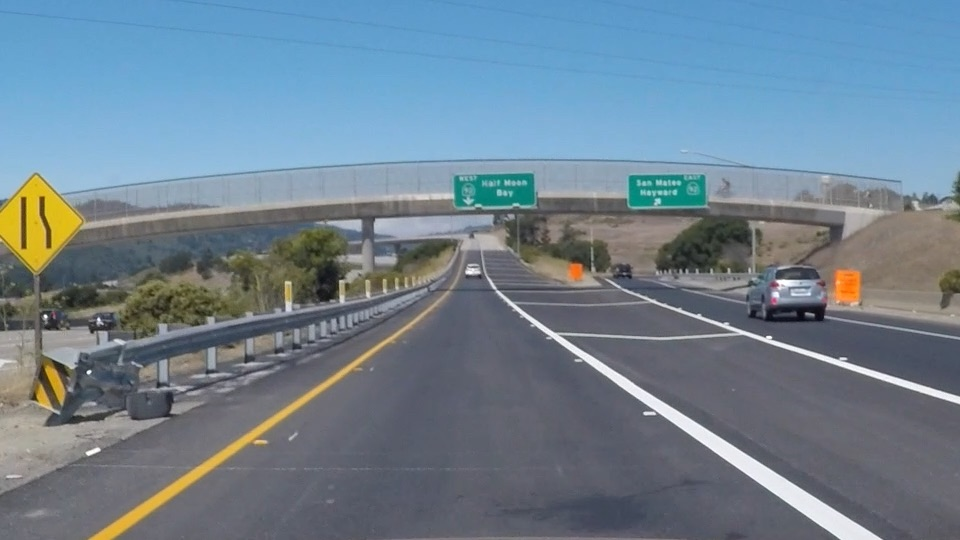
#> input picture step1/images/exit-ramp.jpg, 960 x 540 px
$ jupyter execute review.ipynb
#> lines starting #> are read from the running program, lines starting #| are printed output that depends on the picture; after the words box and inside, x2 and y2 are one past the last pixel; in counts of white or black regions, pixels touching at a corner belong together
# ch1 简单车道线检测

## p1:color selection

1.通过阈值过滤

2.区域选择

## np.meshgrid(x, y)用法

[cell 1]
import numpy as np
import matplotlib.pyplot as plt

x = np.array([0, 1, 2])
y = np.array([0, 1])

X, Y = np.meshgrid(x, y)
print(X)
print(Y)


plt.plot(X, Y,
         color='red',  # 全部点设置为红色
         marker='.',  # 点的形状为圆点
         linestyle='')  # 线型为空，也即点与点之间不用线连接
plt.grid(True)
plt.show()

[cell 2]
import numpy as np
import matplotlib.pyplot as plt

x = np.linspace(0,1000,1000)
#print(x)
y = np.linspace(0,500,500)

X,Y = np.meshgrid(x, y)
print(X.shape)
print(Y.shape)
plt.plot(X, Y,
         color='limegreen',  # 设置颜色为limegreen
         marker='.',  # 设置点类型为圆点
         linestyle='')  # 设置线型为空，也即没有线连接点
plt.grid(True)
plt.show()
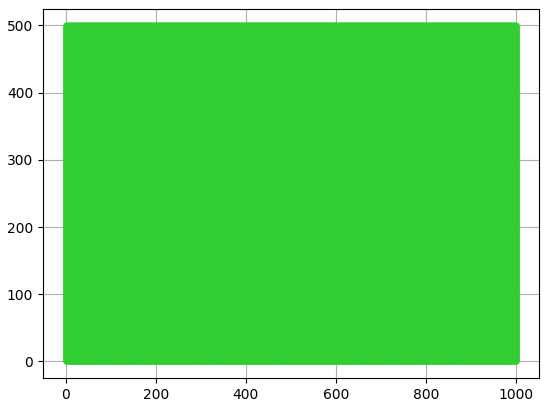
#> figure drawn by matplotlib, 1 panel

## np.polyfit()用法

# p2. 边缘检测

### cv2.GaussianBlur()用法

[cell 3]
#doing all the relevant imports
import matplotlib.pyplot as plt
import matplotlib.image as mpimg
import numpy as np
import cv2

# Read in the image and convert to grayscale
image = mpimg.imread('./images/exit-ramp.jpg')
#> image is the input picture: shape (540, 960, 3); mean R, G, B 111.3, 130.2, 144.4
gray = cv2.cvtColor(image, cv2.COLOR_RGB2GRAY)
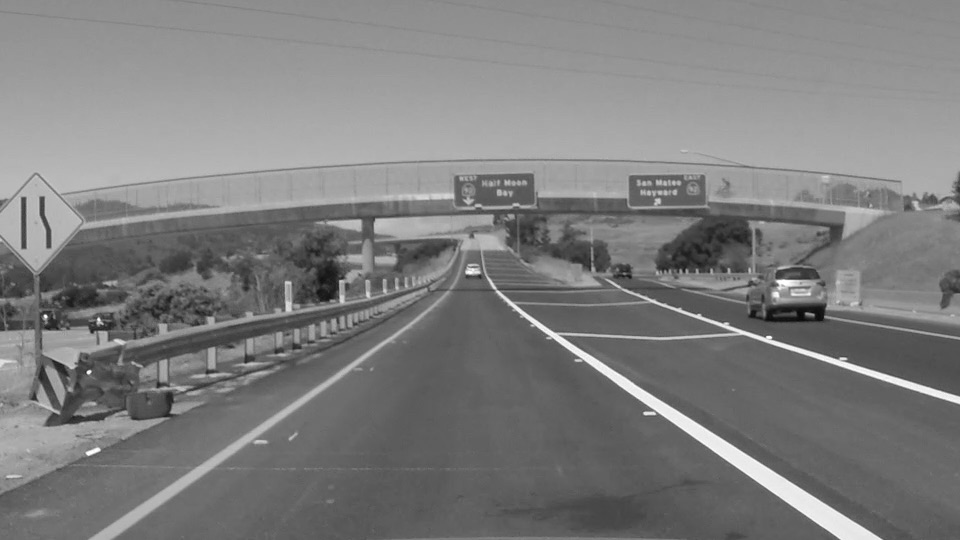
#> gray: shape (540, 960); min 7, max 255, mean 126.2

# Define a kernel size for Gaussian smoothing / blurring
# Note: this step is optional as cv2.Canny() applies a 5x5 Gaussian internally
kernel_size = 5
blur_gray = cv2.GaussianBlur(gray,(kernel_size, kernel_size), 0)
plt.imshow(blur_gray, cmap='Greys_r')
plt.show()

### cv2.Canny()边缘检测

[cell 4]
# Define parameters for Canny and run it
# NOTE: if you try running this code you might want to change these!
low_threshold = 80
high_threshold = low_threshold*2
edges = cv2.Canny(blur_gray, low_threshold, high_threshold)
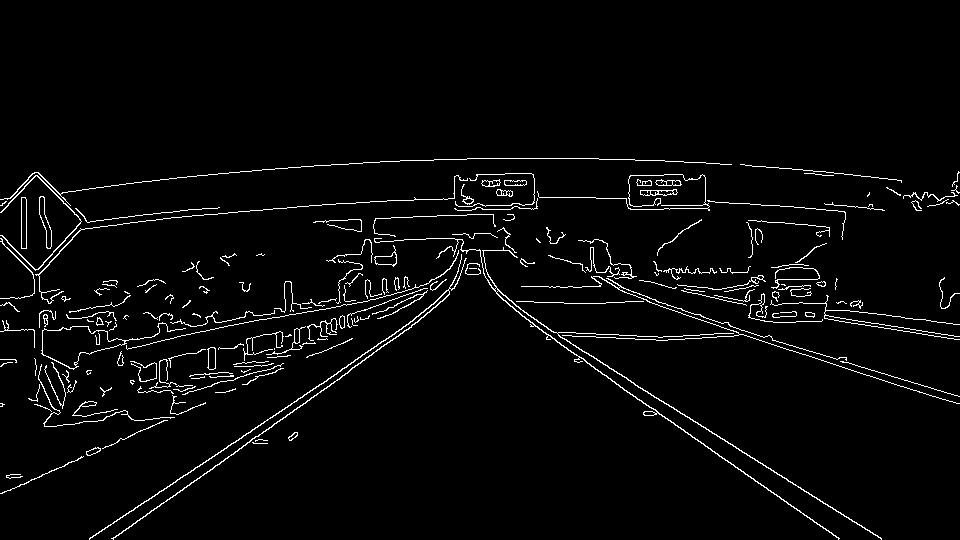
#> edges: shape (540, 960); 3.2% white in thin lines or dots, all inside (x1, y1, x2, y2) = (0, 158, 960, 540)

# Display the image
plt.imshow(edges, cmap='Greys_r')
plt.show()

### cv2.fillPoly() 填充多边形

cv2.fillPoly()函数可以用来填充任意形状的图型.可以用来绘制多边形,

工作中也经常使用非常多个边来近似的画一条曲线.

cv2.fillPoly()函数可以一次填充多个图型.

[cell 5]
img = np.zeros((1080, 1920, 3), np.uint8)
area1 = np.array([[250, 200], [300, 100], [750, 800], [100, 1000]])
area2 = np.array([[1000, 200], [1500, 200], [1500, 400], [1000, 400]])

cv2.fillPoly(img, [area1, area2], (255, 255, 255))
#> img: shape (1080, 1920, 3); 18.7% white; 2 white regions, box (x1, y1, x2, y2) and area: (100, 100, 751, 1001) 286151, (1000, 200, 1501, 401) 100701

plt.imshow(img)
plt.show()

### cv2.bitwise_and() 与操作

[cell 6]
# Next we'll create a masked edges image using cv2.fillPoly()
mask = np.zeros_like(edges)
ignore_mask_color = (255,)* 3


left_bottom = [100, 550]
right_bottom = [850, 550]
apex = [450, 300]

# This time we are defining a four sided polygon to mask
imshape = image.shape
#> imshape = (540, 960, 3)
#vertices = np.array([[(50,imshape[0]),(0, 0), (imshape[1], 0), (imshape[1],imshape[0])]], dtype=np.int32)
vertices = np.array([[(80,imshape[0]),(480, 260),(500, 260), (900,imshape[0])]], dtype=np.int32)
cv2.fillPoly(mask, vertices, ignore_mask_color)
#> mask: shape (540, 960); 22.7% white; 1 white region, box (x1, y1, x2, y2) and area: (81, 260, 900, 540) 117720
masked_edges = cv2.bitwise_and(edges, mask)
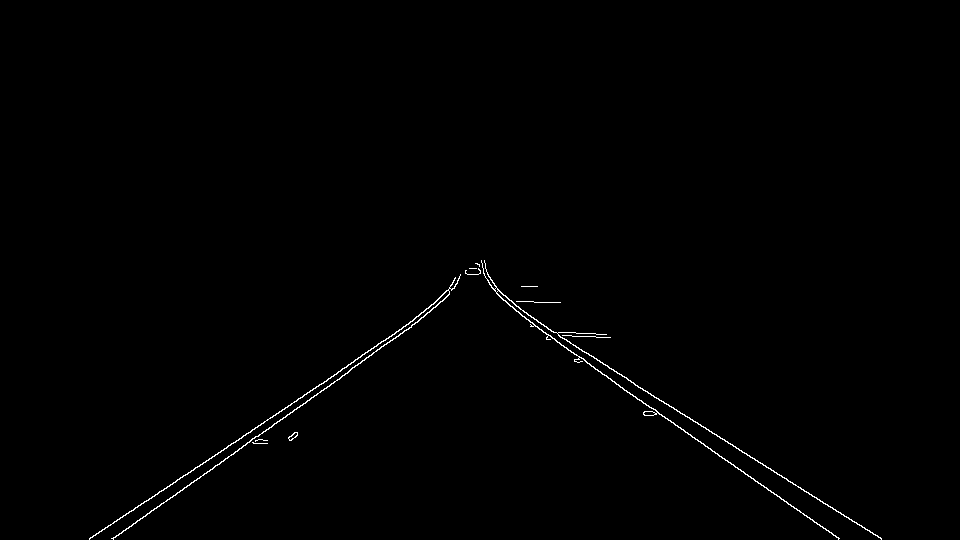
#> masked_edges: shape (540, 960); 0.55% white in thin lines or dots, all inside (x1, y1, x2, y2) = (89, 260, 882, 540)
plt.imshow(masked_edges, cmap='Greys_r')
plt.show()

# p3. 霍夫变换

cv2.HoughLinesP():霍夫变换

cv2.line()：画线

[cell 7]
# Define the Hough transform parameters
# Make a blank the same size as our image to draw on
rho = 1 # distance resolution in pixels of the Hough grid
theta = np.pi/180 # angular resolution in radians of the Hough grid
threshold = 5     # minimum number of votes (intersections in Hough grid cell)
min_line_length =60 #minimum number of pixels making up a line
max_line_gap = 10    # maximum gap in pixels between connectable line segments
line_image = np.copy(image)*0 # creating a blank to draw lines on
#> line_image: shape (540, 960, 3); every value is 0

# Run Hough on edge detected image
# Output "lines" is an array containing endpoints of detected line segments
lines = cv2.HoughLinesP(masked_edges, rho, theta, threshold, np.array([]),
                            min_line_length, max_line_gap)
#> lines = 14 rows, first 6: [705, 446, 812, 519], [285, 417, 424, 316], [609, 368, 881, 538], [620, 387, 717, 453], [206, 473, 436, 306], [113, 539, 197, 478]

# Iterate over the output "lines" and draw lines on a blank image
for line in lines:
    for x1,y1,x2,y2 in line:
        cv2.line(line_image,(x1,y1),(x2,y2),(255,0,0),10)
#> this loop made 14 passes
#> line on passes 1 to 12: [[705, 446, 812, 519]], [[285, 417, 424, 316]], [[609, 368, 881, 538]], [[620, 387, 717, 453]], [[206, 473, 436, 306]], [[113, 539, 197, 478]], [[89, 539, 413, 320]], [[470, 268, 534, 319]], [[597, 370, 673, 422]], [[502, 299, 571, 351]], [[515, 310, 582, 361]], [[145, 516, 277, 421]]
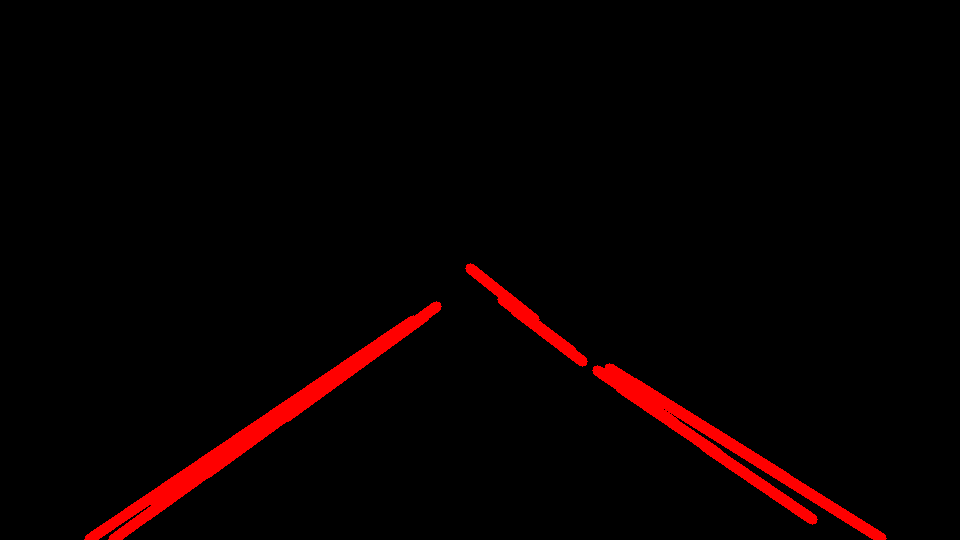
#> line_image: shape (540, 960, 3); mean R, G, B 8, 0, 0

# Create a "color" binary image to combine with line image
color_edges = np.dstack((edges, edges, edges))
plt.imshow(line_image)
plt.show()

### cv2.addWeighted()

[cell 8]
# Draw the lines on the edge image
lines_edges = cv2.addWeighted(image, 0.8, line_image, 1, 0)
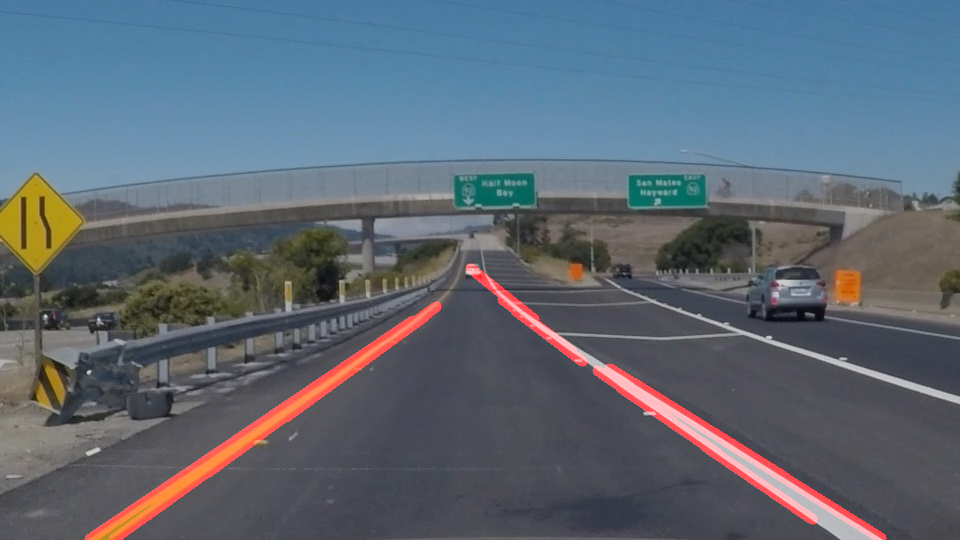
#> lines_edges: shape (540, 960, 3); mean R, G, B 93.1, 104.1, 115.5
plt.imshow(lines_edges)
plt.show()

# ch2 高级视觉

the first step is to sense or perceive the world.

the second step is to decide what to do based on that perception.

and the third step is to perform an action to carry out that decision.

radar and lidar see the world in 3D

从真实世界三维坐标到二维图像坐标的变换矩阵，叫做相机矩阵；

失真的类型：

1.radial distortion:真实相机用弯曲镜头来成像，光线在镜头边缘处经常弯曲，称为径向失真；

2.tangential distortion:切向失真，镜头未完全平行于成像面时，使得图像看起来倾斜；

失真系数和矫正：

1.radial distortion系数有三个：k1,k2 and k3. 可以使用矫正公式校正径向扭曲了图像；

Distortion_coefficients = (k1 k2 p1 p2 k3)一般用五个参数可以消除失真；

## P1 畸变矫正

用到的opencv函数

1.得到灰度图

gray = cv2.cvtColor(img,cv2.COLOR_BGR2GRAY)

2.Finding chessboard corners (for an 8x6 board):

ret, corners = cv2.findChessboardCorners(gray, (8,6), None)

3.Drawing detected corners on an image:

img = cv2.drawChessboardCorners(img, (8,6), corners, ret)

4.标定相机Camera calibration

ret, mtx, dist, rvecs, tvecs = cv2.calibrateCamera(objpoints, imgpoints, gray.shape[::-1], None, None)

objpoints:对象点坐标，3D points in real world space

imgpoints:图像点坐标，2D points in image plane

5.图像矫正：Undistorting a test image:

dst = cv2.undistort(img, mtx, dist, None, mtx)

### sample1 角点检测

[cell 9]
import numpy as np
import cv2
import matplotlib.pyplot as plt
import matplotlib.image as mpimg

# prepare object points
nx = 8#TODO: enter the number of inside corners in x
ny = 6#TODO: enter the number of inside corners in y

# Make a list of calibration images
fname = './images/calibration_test.png'
img = cv2.imread(fname)
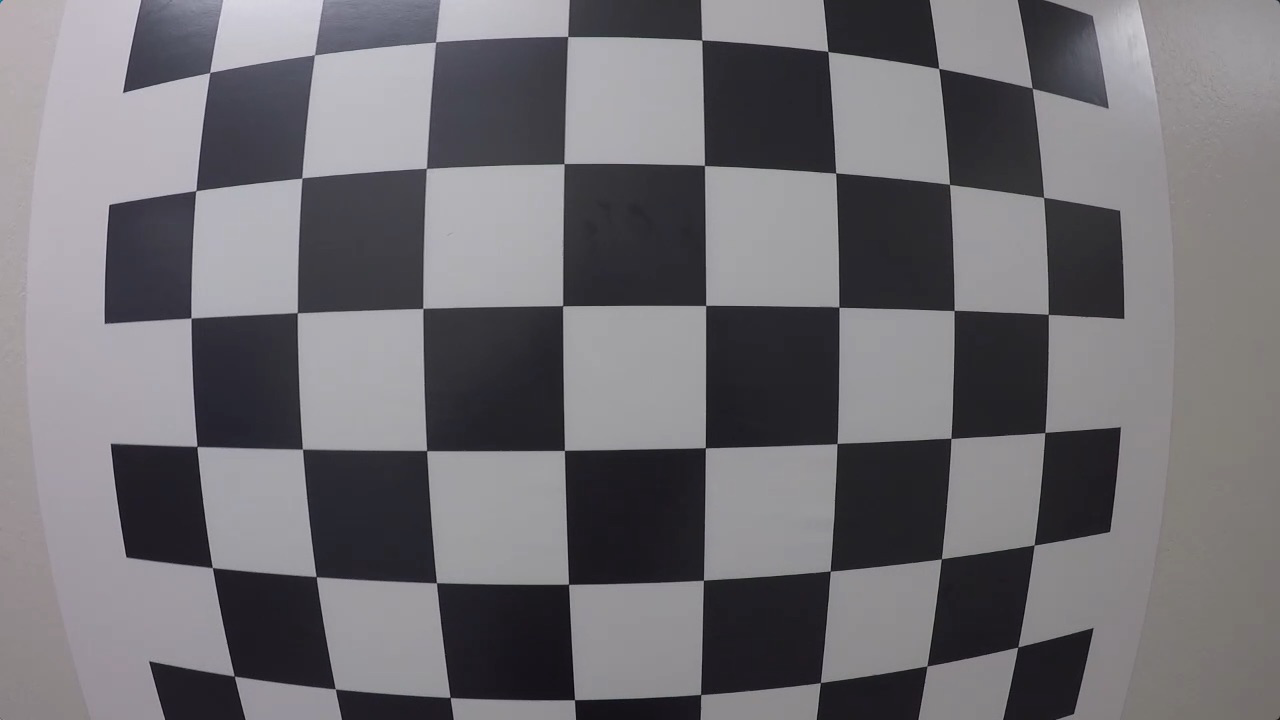
#> input picture step1/images/calibration_test.png, 1280 x 720 px
#> img is the input picture: shape (720, 1280, 3); mean B, G, R 115.4, 110.9, 112.9

# Convert to grayscale
gray = cv2.cvtColor(img, cv2.COLOR_BGR2GRAY)
#> gray: shape (720, 1280)

# Find the chessboard corners
ret, corners = cv2.findChessboardCorners(gray, (nx, ny), None)
#> ret = True; corners = 48 rows, first 8: [209.5, 72.76], [314.5, 54.59], [435.5, 42.04], [567.8, 36.47], [702, 40.03], [827.9, 51.39], [938.9, 68.44], [1032.2, 88.22]

# If found, draw corners
if ret == True:
    # Draw and display the corners
    cv2.drawChessboardCorners(img, (nx, ny), corners, ret)
#> img: shape (720, 1280, 3); 3.33% of pixels changed, all inside (x1, y1, x2, y2) = (185, 30, 1055, 707)
    plt.imshow(img)
    plt.show()

### sample2 标定相机，畸变矫正

[cell 10]
import pickle
import cv2
import numpy as np
import matplotlib.pyplot as plt
import matplotlib.image as mpimg

# Read in the saved objpoints and imgpoints
dist_pickle = pickle.load( open( "lesson5/wide_dist_pickle.p", "rb" ) )
#> (reads step1/lesson5_camera Calibration/wide_dist_pickle.p from the repository)
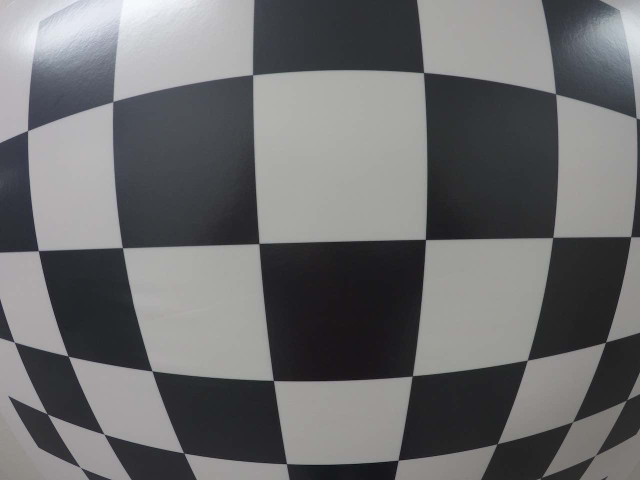
#> input picture step1/lesson5/test_image.png, 1280 x 960 px (shown at 1/2 size)
#> further down, img is the input picture: shape (960, 1280, 3); mean B, G, R 110.9, 109.7, 109.3
#| (960, 1280, 3)
objpoints = dist_pickle["objpoints"]  #3D points in real world space,对象点位置
imgpoints = dist_pickle["imgpoints"]  #2D，角点在图像的实际坐标

print(len(objpoints),objpoints[0].shape)  #35张图，每张图48个点
print(len(imgpoints),imgpoints[0].shape)  #35张图，每张图48个点，每个点，x,y坐标

[cell 11]
# TODO: Write a function that takes an image, object points, and image points
# performs the camera calibration, image distortion correction and
# returns the undistorted image
def cal_undistort(img, objpoints, imgpoints):
    # Use cv2.calibrateCamera() and cv2.undistort()
    img_size = (img.shape[1],img.shape[0])
#> img_size = (1280, 960)
    ret, mtx, dist, rvecs, tvecs = cv2.calibrateCamera(objpoints,imgpoints,img_size,None,None)
#> ret = 0.566; mtx = [[560.3, 0, 651.3], [0, 561.4, 499.1], [0, 0, 1]]; dist = [[-0.233, 0.0617, -1.83e-05, 3.39e-05, -0.00755]]; rvecs = 35 items, first 6: [0.0931, -0.325, -0.0249], [0.113, -0.187, -0.038], [0.0516, 0.0265, -0.011], [0.141, -0.039, 0.00317], [0.0892, 0.288, 0.00592], [0.148, 0.191, 0.0375]; tvecs = 35 items, first 6: [-1.56, -2.79, 4.06], [-2.1, -2.82, 5.97], [-3.5, -2.75, 3.72], [-3.43, -2.17, 3.44], [-4.03, -2.47, 4.57], [-4.57, -1.99, 4.41]

    undist = cv2.undistort(img, mtx, dist, None, mtx)
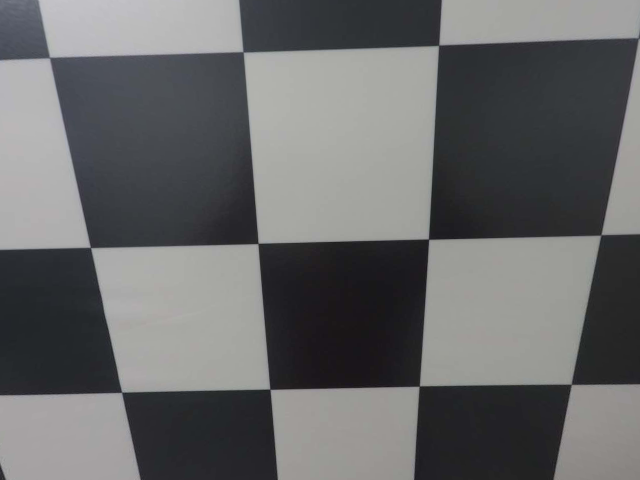
#> undist: shape (960, 1280, 3) (shown at 1/2 size); mean B, G, R 105.3, 104.7, 104

    #undist = np.copy(img)  # Delete this line
    return undist

# Read in an image
img = cv2.imread('lesson5/test_image.png')
print(img.shape)
undistorted = cal_undistort(img, objpoints, imgpoints)

[cell 12]
f, (ax1, ax2) = plt.subplots(1, 2, figsize=(24, 9))
f.tight_layout()
ax1.imshow(img)
ax1.set_title('Original Image', fontsize=50)
ax2.imshow(undistorted)
ax2.set_title('Undistorted Image', fontsize=50)
plt.subplots_adjust(left=0., right=1, top=0.9, bottom=0.)
plt.show()
#> figure, not shown here; B, G, R data is drawn as R, G, B
